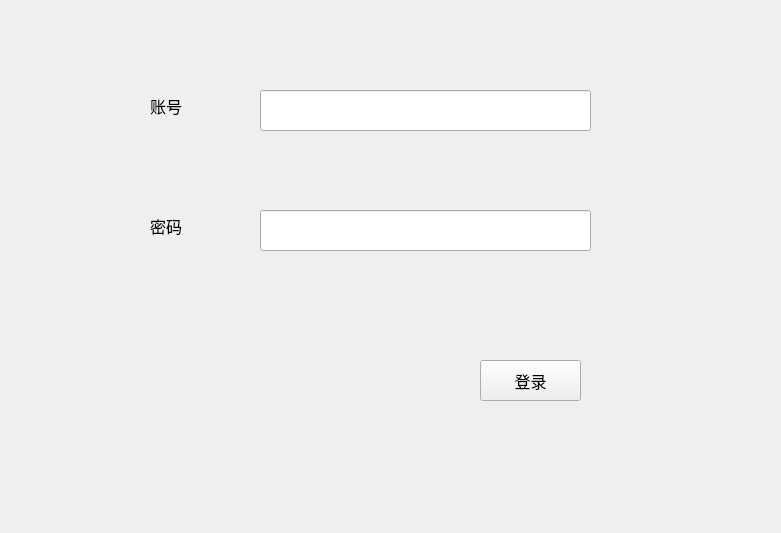
<?xml version="1.0" encoding="UTF-8"?>
<ui version="4.0">
 <class>Login</class>
 <widget class="QWidget" name="Login">
  <property name="geometry">
   <rect>
    <x>0</x>
    <y>0</y>
    <width>781</width>
    <height>533</height>
   </rect>
  </property>
  <property name="windowTitle">
   <string>Form</string>
  </property>
  <widget class="QLineEdit" name="account">
   <property name="geometry">
    <rect>
     <x>260</x>
     <y>90</y>
     <width>331</width>
     <height>41</height>
    </rect>
   </property>
  </widget>
  <widget class="QLabel" name="label">
   <property name="geometry">
    <rect>
     <x>150</x>
     <y>80</y>
     <width>71</width>
     <height>51</height>
    </rect>
   </property>
   <property name="font">
    <font>
     <family>楷体</family>
     <pointsize>12</pointsize>
    </font>
   </property>
   <property name="text">
    <string>账号</string>
   </property>
  </widget>
  <widget class="QLineEdit" name="password">
   <property name="geometry">
    <rect>
     <x>260</x>
     <y>210</y>
     <width>331</width>
     <height>41</height>
    </rect>
   </property>
   <property name="echoMode">
    <enum>QLineEdit::Password</enum>
   </property>
  </widget>
  <widget class="QLabel" name="label_2">
   <property name="geometry">
    <rect>
     <x>150</x>
     <y>200</y>
     <width>71</width>
     <height>51</height>
    </rect>
   </property>
   <property name="font">
    <font>
     <family>楷体</family>
     <pointsize>12</pointsize>
    </font>
   </property>
   <property name="text">
    <string>密码</string>
   </property>
  </widget>
  <widget class="QPushButton" name="buttonLogin">
   <property name="geometry">
    <rect>
     <x>480</x>
     <y>360</y>
     <width>101</width>
     <height>41</height>
    </rect>
   </property>
   <property name="font">
    <font>
     <family>楷体</family>
     <pointsize>12</pointsize>
    </font>
   </property>
   <property name="text">
    <string>登录</string>
   </property>
  </widget>
 </widget>
 <resources/>
 <connections/>
</ui>
